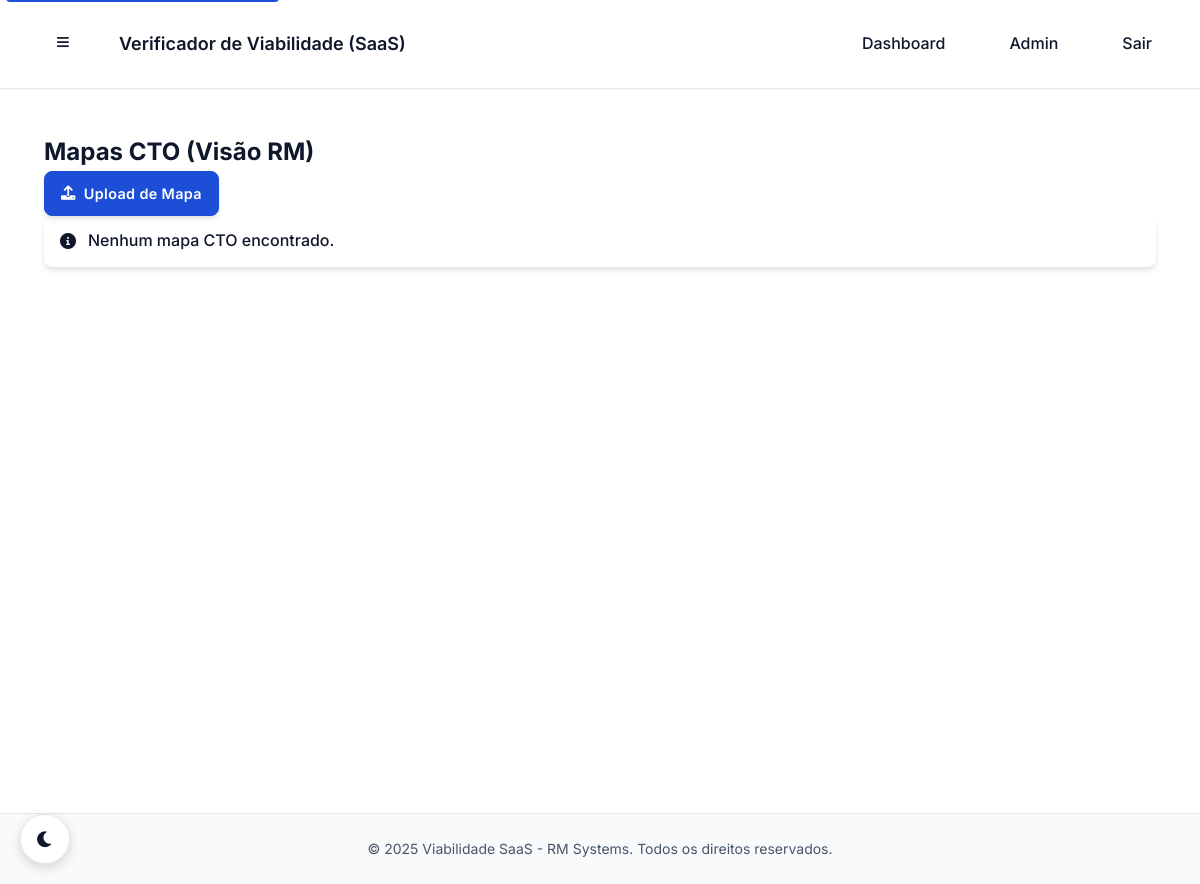
Before: /rm/mapas/ (signed in) with the older database file.
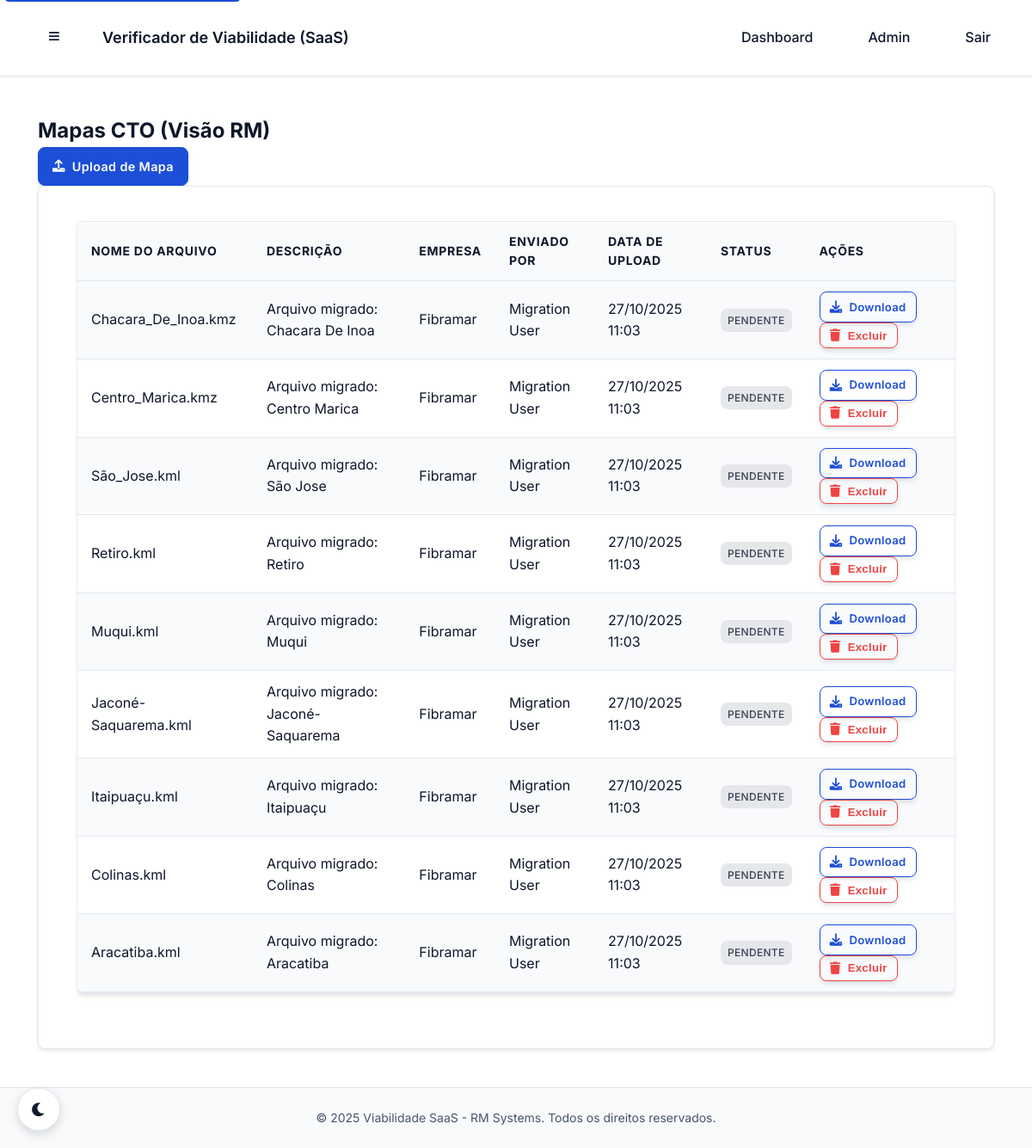
After: the same page with the newer database file.
### core/models.py (models this page shows, shortened)
class CTOMapFile(models.Model):
    FILE_TYPES = [
        ('kml', 'KML'),
        ('kmz', 'KMZ'),
        ('csv', 'CSV'),
        ('xls', 'XLS'),
        ('xlsx', 'XLSX'),
    ]
    PROCESSING_STATUS = [
        ('pending', 'Pendente'),
        ('processing', 'Processando'),
        ('completed', 'Concluído'),
        ('failed', 'Falhou'),
    ]
    file = models.FileField(upload_to="cto_maps/", verbose_name="Arquivo")
    description = models.CharField(max_length=255, blank=True, verbose_name="Descrição")
    file_type = models.CharField(max_length=10, choices=FILE_TYPES, default='csv', verbose_name="Tipo de Arquivo")
    company = models.ForeignKey(
        Company,
        on_delete=models.CASCADE,
        related_name='cto_maps',
        verbose_name="Empresa"
    )
    uploaded_by = models.ForeignKey(
        CustomUser,
        on_delete=models.CASCADE,
        related_name='uploaded_maps',
        verbose_name="Enviado por"
    )
    uploaded_at = models.DateTimeField(auto_now_add=True, verbose_name="Enviado em")
    processing_status = models.CharField(
        max_length=20,
        choices=PROCESSING_STATUS,
        default='pending',
        verbose_name="Status de Processamento"
    )
    is_processed = models.BooleanField(default=False, verbose_name="Processado")
    processed_at = models.DateTimeField(null=True, blank=True, verbose_name="Processado em")
    analysis_id = models.CharField(max_length=100, blank=True, verbose_name="ID da Análise")
    viability_score = models.IntegerField(null=True, blank=True, verbose_name="Score de Viabilidade")
    processing_time = models.FloatField(null=True, blank=True, verbose_name="Tempo de Processamento (s)")
    analysis_results = models.JSONField(default=dict, blank=True, verbose_name="Resultados da Análise")
    issues_found = models.JSONField(default=list, blank=True, verbose_name="Problemas Encontrados")
    recommendations = models.JSONField(default=list, blank=True, verbose_name="Recomendações")
    file_size = models.BigIntegerField(null=True, blank=True, verbose_name="Tamanho do Arquivo (bytes)")
    coordinates_count = models.IntegerField(null=True, blank=True, verbose_name="Número de Coordenadas")
    updated_at = models.DateTimeField(auto_now=True, verbose_name="Atualizado em")
    class Meta:
        verbose_name = "Mapa CTO"
        verbose_name_plural = "Mapas CTO"
        ordering = ['-uploaded_at']
        indexes = [
            models.Index(fields=['company', 'processing_status']),
            models.Index(fields=['uploaded_by', 'uploaded_at']),
            models.Index(fields=['file_type', 'is_processed']),
        ]
    @property
    def file_name(self):
        return os.path.basename(self.file.name) if self.file else ""

class Company(models.Model):
    name = models.CharField(max_length=200, verbose_name="Nome da Empresa")
    slug = models.SlugField(max_length=200, unique=True, verbose_name="Slug", help_text="URL amigável para a empresa")
    cnpj = models.CharField(max_length=18, unique=True, verbose_name="CNPJ")
    email = models.EmailField(verbose_name="E-mail da Empresa")
    phone = models.CharField(max_length=20, blank=True, verbose_name="Telefone")
    address = models.TextField(blank=True, verbose_name="Endereço")
    is_active = models.BooleanField(default=True, verbose_name="Ativa")
    created_at = models.DateTimeField(auto_now_add=True, verbose_name="Criada em")
    updated_at = models.DateTimeField(auto_now=True, verbose_name="Atualizada em")
    class Meta:
        verbose_name = "Empresa"
        verbose_name_plural = "Empresas"
        ordering = ['name']

class CustomUser(AbstractUser):
    USER_ROLES = [
        ('RM', 'Administrador RM'),  # Você e o Bone
        ('COMPANY_ADMIN', 'Administrador da Empresa'),  # Admin da empresa cliente
        ('COMPANY_USER', 'Usuário da Empresa'),  # Usuário comum da empresa
    ]
    role = models.CharField(
        max_length=20,
        choices=USER_ROLES,
        default='COMPANY_USER',
        verbose_name="Função"
    )
    company = models.ForeignKey(
        Company,
        on_delete=models.CASCADE,
        null=True,
        blank=True,
        related_name='users',
        verbose_name="Empresa"
    )
    phone = models.CharField(max_length=20, blank=True, verbose_name="Telefone")
    created_at = models.DateTimeField(auto_now_add=True, verbose_name="Criado em")
    updated_at = models.DateTimeField(auto_now=True, verbose_name="Atualizado em")
    class Meta:
        verbose_name = "Usuário"
        verbose_name_plural = "Usuários"
    @property
    def is_rm_admin(self):
        return self.role == 'RM' or self.is_superuser
    @property
    def is_company_admin(self):
        return self.role == 'COMPANY_ADMIN'
    def get_full_name(self):
        if self.first_name and self.last_name:
            return f"{self.first_name} {self.last_name}"
        return self.username

### core/views.py (the view)
@login_required
@rm_admin_required
def rm_map_list(request):
    company_slug = request.GET.get('company')
    maps = CTOMapFile.objects.all().select_related('company', 'uploaded_by').order_by('-uploaded_at')
    if company_slug:
        maps = maps.filter(company__slug=company_slug)
    return render(request, 'rm/maps/list.html', {'maps': maps})

### core/permissions.py (called while the page is built)
def is_rm_admin(user):
    return user.is_authenticated and user.is_rm_admin

### templates/rm/maps/list.html (shortened to what this page needs)
{% extends 'base.html' %}
{% block content %}
<div class="container-fluid">
    <div class="row">
        <div class="col-12">
            <div class="d-flex justify-content-between align-items-center mb-4">
                <h2>Mapas CTO (Visão RM)</h2>
                <a href="{% url 'rm:map_by_company' %}" class="btn btn-primary">
                    <i class="fas fa-upload"></i> Upload de Mapa
                </a>
            </div>
            {% if maps %}
            <div class="card">
                <div class="card-body">
                    <div class="table-responsive">
                        <table class="table table-striped">
                            <thead>
                                <tr>
                                    <th>Nome do Arquivo</th>
                                    <th>Descrição</th>
                                    <th>Empresa</th>
                                    <th>Enviado por</th>
                                    <th>Data de Upload</th>
                                    <th>Status</th>
                                    <th>Ações</th>
                                </tr>
                            </thead>
                            <tbody>
                                {% for map in maps %}
                                <tr>
                                    <td>{{ map.file_name }}</td>
                                    <td>{{ map.description|default:"-" }}</td>
                                    <td>{{ map.company.name|default:"-" }}</td>
                                    <td>{{ map.uploaded_by.get_full_name|default:map.uploaded_by.username }}</td>
                                    <td>{{ map.uploaded_at|date:"d/m/Y H:i" }}</td>
                                    <td>
                                        <span class="badge {% if map.is_processed %}badge-success{% else %}badge-secondary{% endif %}">
                                            {% if map.is_processed %}Processado{% else %}Pendente{% endif %}
                                        </span>
                                    </td>
                                    <td>
                                        <a href="{% url 'rm:map_download' map.id %}" class="btn btn-sm btn-outline-primary">
                                            <i class="fas fa-download"></i> Download
                                        </a>
                                        <button type="button"
                                                class="btn btn-sm btn-outline-danger js-delete-map"
                                                data-map-id="{{ map.id }}">
                                            <i class="fas fa-trash"></i> Excluir
                                        </button>
                                    </td>
                                </tr>
                                {% endfor %}
                            </tbody>
                        </table>
                    </div>
                </div>
            </div>
            {% else %}
            <div class="alert alert-info">
                <i class="fas fa-info-circle"></i> Nenhum mapa CTO encontrado.
            </div>
            {% endif %}
        </div>
    </div>
</div>
{% endblock %}

### templates/base.html (shortened to what this page needs)
<!doctype html>
<html lang="pt-br">
  <head>
    {% load static %}
    <link rel="stylesheet" href="{% static 'css/styles.css' %}" />
    <link rel="stylesheet" href="{% static 'css/theme_rm.css' %}" />
    <link rel="stylesheet" href="{% static 'css/theme_colors.css' %}" />
    <link rel="stylesheet" href="{% static 'css/dark-mode.css' %}" />
    <link rel="stylesheet" href="{% static 'css/global.css' %}" />
    <link rel="stylesheet" href="{% static 'css/optimized.css' %}" />
    <link rel="stylesheet" href="https://cdnjs.cloudflare.com/ajax/libs/font-awesome/6.0.0/css/all.min.css">
  </head>
  <body class="{% block body_class %}{% endblock %}" data-theme="light">
    <header class="topbar" role="banner">
      <div style="display:flex;align-items:center;gap:10px;">
        {% if user.is_authenticated and user.is_company_admin or user.is_rm_admin %}
        <button class="navbar-toggler" type="button" id="sidebarToggle">
          <span class="navbar-toggler-icon">≡</span>
        </button>
        {% endif %}
        <h1 class="app-title">Verificador de Viabilidade (SaaS)</h1>
      </div>
      <nav role="navigation" aria-label="Navegação principal">
        {% if user.is_authenticated %}
          {% if user.is_rm_admin %}
            <a href="{% url 'rm:admin_dashboard' %}" aria-current="{% if request.resolver_match.url_name == 'admin_dashboard' %}page{% endif %}">Dashboard</a>
            <a href="/admin/">Admin</a>
            <a href="{% url 'rm:logout' %}">Sair</a>
          {% elif user.company and user.is_company_admin %}
            <a href="{% url 'company:logout' company_slug=user.company.slug %}">Sair</a>
          {% elif user.company %}
            <a href="{% url 'company:logout' company_slug=user.company.slug %}">Sair</a>
          {% endif %}
        {% else %}
          <a href="{% url 'rm:login' %}" aria-current="{% if request.resolver_match.url_name == 'login' %}page{% endif %}">Entrar</a>
        {% endif %}
      </nav>
    </header>
    <main id="main-content" class="main-container" role="main">
      {% block content %}{% endblock %}
    </main>
    <footer class="footer" role="contentinfo">
      <p>&copy; {% now "Y" %} Viabilidade SaaS - RM Systems. Todos os direitos reservados.</p>
    </footer>
  </body>
</html>

### static/css/styles.css (style rules this page uses)
:root { --white-light: var(--rm-white); --white-std: var(--rm-gray-50); --white-dark: var(--rm-gray-200); --gray-light: var(--rm-gray-200); --gray: var(--rm-gray-600); --gray-dark: var(--rm-gray-900); --bg: var(--rm-gradient-secondary); --bg2: var(--rm-primary-50); --white: var(--rm-white); --card: var(--rm-card-bg); --text: var(--rm-text-primary); --muted: var(--rm-text-secondary); --border: var(--rm-border-primary); --primary: var(--rm-primary); --primary-hover: var(--rm-primary-dark); --primary-700: var(--rm-primary-dark); --success: var(--rm-success); --warning: var(--rm-warning); --error: var(--rm-error); --shadow: var(--rm-shadow); --shadow-lg: var(--rm-shadow-lg); }
* { box-sizing: border-box; margin: 0; padding: 0; }
html { font-size: 16px; line-height: 1.5; -webkit-text-size-adjust: 100%; -webkit-font-smoothing: antialiased; -moz-osx-font-smoothing: grayscale; }
body { font-family: 'Inter', -apple-system, BlinkMacSystemFont, 'Segoe UI', Roboto, 'Helvetica Neue', Arial, sans-serif; font-weight: 400; line-height: 1.6; color: var(--rm-text-primary); background: var(--rm-bg-primary); transition: all 0.2s cubic-bezier(0.4, 0, 0.2, 1); overflow-x: hidden; }
.topbar { display:flex; justify-content:space-between; align-items:center; padding:16px 24px; background:var(--white); color:var(--gray-dark); box-shadow:var(--shadow); border-bottom:1px solid var(--border); }
.topbar a { color:var(--muted); margin-left:16px; text-decoration:none; font-weight:500; transition:all 0.2s ease; padding:8px 12px; border-radius:6px; }
.card { background: var(--rm-card-bg); border: 1px solid var(--rm-card-border); border-radius: 16px; padding: 24px; margin-bottom: 24px; box-shadow: var(--rm-card-shadow); transition: all 0.2s cubic-bezier(0.4, 0, 0.2, 1); position: relative; overflow: hidden; }
.card::before { content: ''; position: absolute; top: 0; left: 0; right: 0; height: 3px; background: linear-gradient(90deg, var(--primary), var(--primary-hover)); opacity: 0; transition: opacity 0.3s ease; }
.btn { border: none; padding: 16px 24px; border-radius: 12px; cursor: pointer; font-weight: 600; font-size: 1rem; transition: all 0.2s cubic-bezier(0.4, 0, 0.2, 1); position: relative; overflow: hidden; text-transform: none; display: inline-flex; align-items: center; justify-content: center; gap: 0.5rem; user-select: none; box-shadow: 0 1px 3px rgba(0, 0, 0, 0.1); letter-spacing:0.025em; }
.btn-sm { padding:8px 12px; font-size:0.75rem; }
.footer { text-align:center;padding:20px;color:var(--gray-light) }
.table { width: 100%; border-collapse: collapse; background: var(--rm-bg-primary); border-radius: 12px; overflow: hidden; box-shadow: var(--rm-shadow); margin-bottom: 24px; }
.table th { background: var(--rm-bg-secondary); color: var(--rm-text-primary); font-weight: 600; padding: 16px; text-align: left; border-bottom: 2px solid var(--rm-border-primary); font-size: 0.875rem; text-transform: uppercase; letter-spacing: 0.05em; }
.table td { padding: 16px; border-bottom: 1px solid var(--rm-border-primary); color: var(--rm-text-secondary); vertical-align: middle; }
.table tbody tr { transition: all 0.2s ease; }
.badge { display: inline-flex; align-items: center; gap: 4px; padding: 4px 12px; font-size: 0.75rem; font-weight: 500; border-radius: 20px; text-transform: uppercase; letter-spacing: 0.025em; }
.badge-secondary { background: var(--gray); color: white; }

### static/css/dark-mode.css (style rules this page uses)
* { transition: background-color 0.3s ease, border-color 0.3s ease, color 0.3s ease, box-shadow 0.3s ease, fill 0.3s ease, stroke 0.3s ease; }
.topbar { background: var(--rm-header-bg); border-bottom: 1px solid var(--rm-header-border); box-shadow: var(--rm-header-shadow); transition: all 0.3s ease; }
.topbar nav a { color: var(--rm-text-primary); transition: color 0.3s ease; }
.footer { background: var(--rm-footer-bg); border-top: 1px solid var(--rm-footer-border); color: var(--rm-footer-text); transition: all 0.3s ease; }
.btn { transition: all 0.3s ease; }
.table { background: var(--rm-card-bg); border: 1px solid var(--rm-card-border); color: var(--rm-text-primary); }
.table th { background: var(--rm-bg-secondary); color: var(--rm-text-primary); border-bottom: 1px solid var(--rm-border-primary); }
.table td { border-bottom: 1px solid var(--rm-border-primary); color: var(--rm-text-primary); }
.card { animation: fadeIn 0.3s ease-out; }

Changed rows visible on the page:
added CTOMapFile: file_name "Chacara_De_Inoa.kmz", description "Arquivo migrado: Chacara De Inoa", company.name "Fibramar", uploaded_by.get_full_name "Migration User", uploaded_at "27/10/2025 11:03", is_processed "PENDENTE"
added CTOMapFile: file_name "Centro_Marica.kmz", description "Arquivo migrado: Centro Marica", company.name "Fibramar", uploaded_by.get_full_name "Migration User", uploaded_at "27/10/2025 11:03", is_processed "PENDENTE"
added CTOMapFile: file_name "São_Jose.kml", description "Arquivo migrado: São Jose", company.name "Fibramar", uploaded_by.get_full_name "Migration User", uploaded_at "27/10/2025 11:03", is_processed "PENDENTE"
added CTOMapFile: file_name "Retiro.kml", description "Arquivo migrado: Retiro", company.name "Fibramar", uploaded_by.get_full_name "Migration User", uploaded_at "27/10/2025 11:03", is_processed "PENDENTE"
added CTOMapFile: file_name "Muqui.kml", description "Arquivo migrado: Muqui", company.name "Fibramar", uploaded_by.get_full_name "Migration User", uploaded_at "27/10/2025 11:03", is_processed "PENDENTE"
added CTOMapFile: file_name "Jaconé-Saquarema.kml", description "Arquivo migrado: Jaconé-Saquarema", company.name "Fibramar", uploaded_by.get_full_name "Migration User", uploaded_at "27/10/2025 11:03", is_processed "PENDENTE"
added CTOMapFile: file_name "Itaipuaçu.kml", description "Arquivo migrado: Itaipuaçu", company.name "Fibramar", uploaded_by.get_full_name "Migration User", uploaded_at "27/10/2025 11:03", is_processed "PENDENTE"
added CTOMapFile: file_name "Colinas.kml", description "Arquivo migrado: Colinas", company.name "Fibramar", uploaded_by.get_full_name "Migration User", uploaded_at "27/10/2025 11:03", is_processed "PENDENTE"
added CTOMapFile: file_name "Aracatiba.kml", description "Arquivo migrado: Aracatiba", company.name "Fibramar", uploaded_by.get_full_name "Migration User", uploaded_at "27/10/2025 11:03", is_processed "PENDENTE"
Other visible differences:
text no longer shown: "Nenhum mapa CTO encontrado."
text now shown: "NOME DO ARQUIVO DESCRIÇÃO EMPRESA ENVIADO POR DATA DE UPLOAD STATUS AÇÕES"
